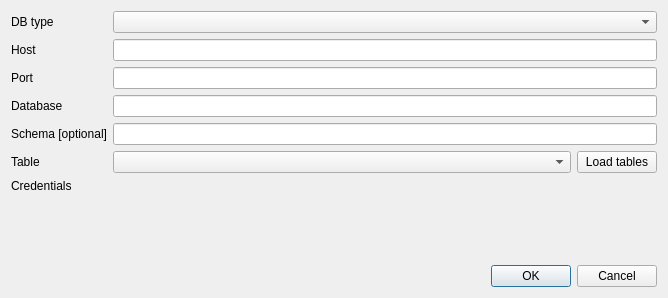
<?xml version="1.0" encoding="UTF-8"?>
<ui version="4.0">
 <class>Dialog</class>
 <widget class="QDialog" name="Dialog">
  <property name="geometry">
   <rect>
    <x>0</x>
    <y>0</y>
    <width>668</width>
    <height>298</height>
   </rect>
  </property>
  <property name="windowTitle">
   <string>Import from Database</string>
  </property>
  <layout class="QGridLayout" name="gridLayout">
   <item row="6" column="2">
    <widget class="QPushButton" name="btnLoadTables">
     <property name="sizePolicy">
      <sizepolicy hsizetype="Maximum" vsizetype="Fixed">
       <horstretch>0</horstretch>
       <verstretch>0</verstretch>
      </sizepolicy>
     </property>
     <property name="text">
      <string>Load tables</string>
     </property>
    </widget>
   </item>
   <item row="6" column="0">
    <widget class="QLabel" name="label_9">
     <property name="sizePolicy">
      <sizepolicy hsizetype="Maximum" vsizetype="Preferred">
       <horstretch>0</horstretch>
       <verstretch>0</verstretch>
      </sizepolicy>
     </property>
     <property name="text">
      <string>Table</string>
     </property>
    </widget>
   </item>
   <item row="6" column="1">
    <widget class="QComboBox" name="comboTable"/>
   </item>
   <item row="7" column="0">
    <widget class="QLabel" name="label_13">
     <property name="text">
      <string>Credentials</string>
     </property>
    </widget>
   </item>
   <item row="3" column="1" colspan="2">
    <widget class="QLineEdit" name="txtPort"/>
   </item>
   <item row="4" column="1" colspan="2">
    <widget class="QLineEdit" name="txtDatabase"/>
   </item>
   <item row="3" column="0">
    <widget class="QLabel" name="label_10">
     <property name="text">
      <string>Port</string>
     </property>
    </widget>
   </item>
   <item row="5" column="1" colspan="2">
    <widget class="QLineEdit" name="txtSchema"/>
   </item>
   <item row="0" column="1" colspan="2">
    <widget class="QComboBox" name="comboDbType"/>
   </item>
   <item row="1" column="0">
    <widget class="QLabel" name="label_8">
     <property name="text">
      <string>Host</string>
     </property>
    </widget>
   </item>
   <item row="9" column="0" colspan="3">
    <widget class="QDialogButtonBox" name="buttonBox">
     <property name="orientation">
      <enum>Qt::Horizontal</enum>
     </property>
     <property name="standardButtons">
      <set>QDialogButtonBox::Cancel|QDialogButtonBox::Ok</set>
     </property>
    </widget>
   </item>
   <item row="0" column="0">
    <widget class="QLabel" name="label">
     <property name="text">
      <string>DB type</string>
     </property>
    </widget>
   </item>
   <item row="8" column="0">
    <spacer name="verticalSpacer">
     <property name="orientation">
      <enum>Qt::Vertical</enum>
     </property>
     <property name="sizeHint" stdset="0">
      <size>
       <width>20</width>
       <height>40</height>
      </size>
     </property>
    </spacer>
   </item>
   <item row="5" column="0">
    <widget class="QLabel" name="label_11">
     <property name="text">
      <string>Schema [optional]</string>
     </property>
    </widget>
   </item>
   <item row="4" column="0">
    <widget class="QLabel" name="label_12">
     <property name="text">
      <string>Database</string>
     </property>
    </widget>
   </item>
   <item row="1" column="1" colspan="2">
    <widget class="QLineEdit" name="txtHost"/>
   </item>
  </layout>
 </widget>
 <tabstops>
  <tabstop>txtHost</tabstop>
  <tabstop>txtPort</tabstop>
  <tabstop>txtDatabase</tabstop>
  <tabstop>txtSchema</tabstop>
  <tabstop>comboTable</tabstop>
  <tabstop>comboDbType</tabstop>
  <tabstop>btnLoadTables</tabstop>
 </tabstops>
 <resources/>
 <connections>
  <connection>
   <sender>buttonBox</sender>
   <signal>rejected()</signal>
   <receiver>Dialog</receiver>
   <slot>reject()</slot>
   <hints>
    <hint type="sourcelabel">
     <x>316</x>
     <y>260</y>
    </hint>
    <hint type="destinationlabel">
     <x>286</x>
     <y>274</y>
    </hint>
   </hints>
  </connection>
 </connections>
</ui>
